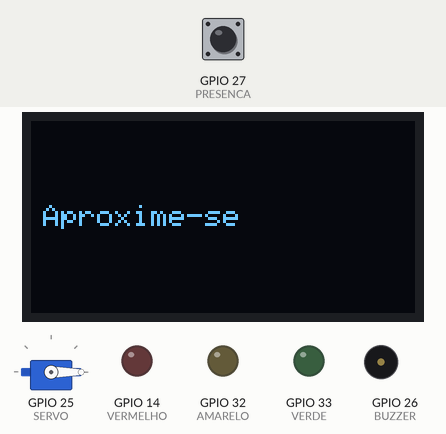
Bench run of a sketch on a simulated ESP32. On the bench: servo, 128×64 one-colour display, output pins drawn as LEDs (lit = HIGH), buzzer (waves = sounding, pin HIGH). Dashed ring = blinking. The test bench sets the inputs (shaded band); at power-on: GPIO 27 (PRESENCA) HIGH. What the sketch prints to the serial monitor is not drawn.

Above: at 1.2 s.
1.3 s: GPIO 27 (PRESENCA) pulled LOW for 1 s
At 1.92 s:
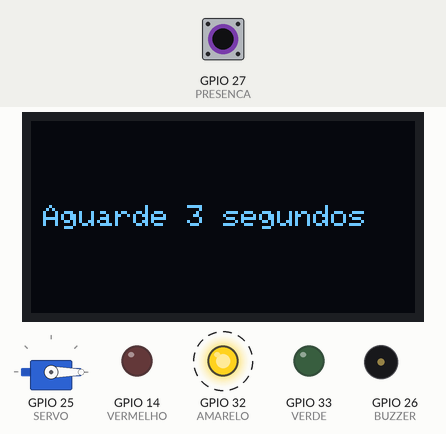
3.8 s: GPIO 27 (PRESENCA) pulled LOW for 3.2 s
At 6.93 s:
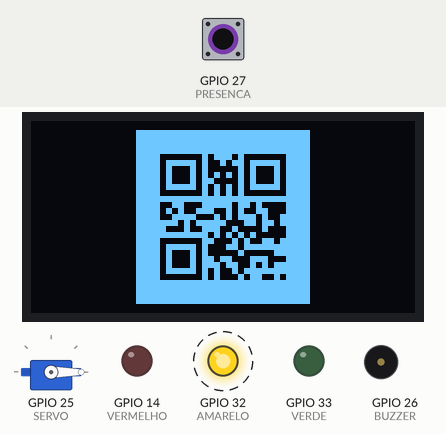
Timing chart, 0 to 8.5 s (numbered marks = the images above; inputs shaded):
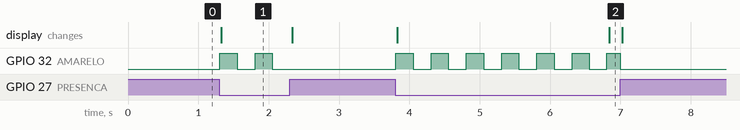

Measured:
- after the input at 1.3 s, GPIO 32 (AMARELO): alternates HIGH for 0.25 s and LOW for 0.26 s, 4 changes in all, then stays LOW, starting at once; the display: changes at once (image 1)
- after the input at 3.8 s, GPIO 32 (AMARELO): alternates HIGH for 0.25 s and LOW for 0.26 s, 14 changes in all, then stays LOW, starting at once; the display: first changes at once (image 2 shows a later state)

The sketch:

controle_acesso.ino
```cpp
// Versao para bancada, derivada do Wokwi. Validar na montagem atual.
// RC522 desativado enquanto aguarda revisao de solda; use L/N.
#define ATIVAR_RFID 0

#include <Wire.h>
#include <Adafruit_GFX.h>
#include <Adafruit_SSD1306.h>
#include <ESP32Servo.h>
#include <SPI.h>
#include <MFRC522.h>

const int PRESENCA=27, SERVO=25, BUZZER=26;
const int AMARELO=32, VERDE=33, VERMELHO=14;
const int OLED_SDA=21, OLED_SCL=13;
const int RFID_CS=5, RFID_RST=22;
const int RFID_SCK=18, RFID_MISO=19, RFID_MOSI=23;
Adafruit_SSD1306 display(128,64,&Wire,-1);
Servo trinco;
MFRC522 leitor(RFID_CS,RFID_RST);
const int TRAVADO=0, DESTRAVADO=90;
const unsigned long TEMPO_PRESENCA=3000, TEMPO_TRINCO=3000;
const byte TAG_AUTORIZADA[]={0x01,0x02,0x03,0x04};
enum Estado { ESPERANDO, CONFIRMANDO, QR_VISIVEL, LIBERADO, NEGADO, ENCERRADO };
Estado estado=ESPERANDO;
unsigned long inicioEstado=0;
const uint32_t qr[]={
0b111111101000101111111,
0b100000101101001000001,
0b101110101111101011101,
0b101110101010101011101,
0b101110100111101011101,
0b100000101010101000001,
0b111111101010101111111,
0b000000000000000000000,
0b110011100000100101111,
0b101011000110101100111,
0b110000111010100010110,
0b000101000001110010010,
0b011101100011011110111,
0b000000001010101011111,
0b111111100111010110010,
0b100000101110010000000,
0b101110101111101111100,
0b101110100100111000111,
0b101110100010011010100,
0b100000101011010000000,
0b111111101011101001101
};
void mostrarMensagem(const char* mensagem){
 display.clearDisplay(); display.setTextSize(1);
 display.setTextColor(SSD1306_WHITE); display.setCursor(4,28);
 display.print(mensagem); display.display();
}
void mostrarQR(){
 display.clearDisplay(); display.fillRect(35,3,58,58,SSD1306_WHITE);
 for(int linha=0;linha<21;linha++)
  for(int coluna=0;coluna<21;coluna++)
   if((qr[linha]>>(20-coluna))&1u)
    display.fillRect(43+coluna*2,11+linha*2,2,2,SSD1306_BLACK);
 display.display();
}
void atualizarLeds(){
 bool pisca=estado==CONFIRMANDO && ((millis()-inicioEstado)/250)%2==0;
 digitalWrite(AMARELO,estado==QR_VISIVEL || pisca);
 digitalWrite(VERDE,estado==LIBERADO); digitalWrite(VERMELHO,estado==NEGADO);
}
void mudarEstado(Estado novo){
 estado=novo; inicioEstado=millis(); atualizarLeds();
}
void tocarBipes(int quantidade){
 // Sinalizacao sonora testada: um bipe libera, tres negam.
 for(int bipe=0;bipe<quantidade;bipe++){
  for(int ciclo=0;ciclo<200;ciclo++){
   digitalWrite(BUZZER,HIGH); delayMicroseconds(250);
   digitalWrite(BUZZER,LOW); delayMicroseconds(250);
  }
  if(bipe+1<quantidade) delay(90);
 }
}

bool podeReceberDecisao(){
 return estado==QR_VISIVEL && digitalRead(PRESENCA)==LOW;
}
void liberarAcesso(){
 Serial.println("Decisao de teste: ACESSO LIBERADO.");
 trinco.write(DESTRAVADO); mudarEstado(LIBERADO);
 mostrarMensagem("Acesso liberado"); tocarBipes(1);
}
void negarAcesso(){
 Serial.println("Decisao de teste: ACESSO NEGADO.");
 trinco.write(TRAVADO); mudarEstado(NEGADO);
 mostrarMensagem("Acesso negado"); tocarBipes(3);
}
bool tagAutorizada(){
 if(leitor.uid.size!=sizeof(TAG_AUTORIZADA)) return false;
 for(byte i=0;i<leitor.uid.size;i++)
  if(leitor.uid.uidByte[i]!=TAG_AUTORIZADA[i]) return false;
 return true;
}
void lerTag(){
 if(!leitor.PICC_IsNewCardPresent() || !leitor.PICC_ReadCardSerial()) return;
 Serial.print("UID da tag: ");
 for(byte i=0;i<leitor.uid.size;i++){
  if(i>0) Serial.print(':');
  if(leitor.uid.uidByte[i]<0x10) Serial.print('0');
  Serial.print(leitor.uid.uidByte[i],HEX);
 }
 Serial.println();
 bool autorizada=tagAutorizada();
 leitor.PICC_HaltA(); leitor.PCD_StopCrypto1();
 if(!podeReceberDecisao()){
  Serial.println("Tag lida, mas aguarde a confirmacao de presenca e o QR.");
  Serial.println("Depois, retire e apresente a tag novamente.");
  return;
 }
 Serial.println("Verificando UID na lista local de teste...");
 if(autorizada) liberarAcesso(); else negarAcesso();
}
void setup(){
 Serial.begin(115200); pinMode(PRESENCA,INPUT_PULLUP);
 pinMode(BUZZER,OUTPUT); pinMode(AMARELO,OUTPUT);
 pinMode(VERDE,OUTPUT); pinMode(VERMELHO,OUTPUT);
 digitalWrite(BUZZER,LOW); atualizarLeds();
 trinco.setPeriodHertz(50); trinco.attach(SERVO,500,2400); trinco.write(TRAVADO);
 Wire.begin(OLED_SDA,OLED_SCL);
 if(!display.begin(SSD1306_SWITCHCAPVCC,0x3C,true,false)){
  Serial.println("Falha ao iniciar o OLED."); while(true) delay(100);
 }
 #if ATIVAR_RFID
 SPI.begin(RFID_SCK,RFID_MISO,RFID_MOSI,RFID_CS); leitor.PCD_Init();
#endif
 mostrarMensagem("Aproxime-se");
 Serial.println("\n--- CONTROLE DE ACESSO: TESTE LOCAL ---");
 Serial.println("L = liberar | N = negar");
 Serial.println("Tag autorizada: 01:02:03:04");
 Serial.println("Outros UIDs serao negados.");
 Serial.println("Ative a presenca e aguarde 3 segundos.");
}
void loop(){
 bool presente=digitalRead(PRESENCA)==LOW;
 if(estado==LIBERADO){
  if(millis()-inicioEstado>=TEMPO_TRINCO){
   trinco.write(TRAVADO); mudarEstado(presente?ENCERRADO:ESPERANDO);
   mostrarMensagem(presente?"Trinco fechado":"Aproxime-se");
   Serial.println("Trinco fechado.");
   if(presente) Serial.println("Retire a presenca para iniciar outra tentativa.");
  }
 }else if(!presente){
  if(estado!=ESPERANDO){
   mudarEstado(ESPERANDO); mostrarMensagem("Aproxime-se");
   Serial.println("Sistema pronto para nova aproximacao.");
  }
 }else if(estado==ESPERANDO){
  mudarEstado(CONFIRMANDO); mostrarMensagem("Aguarde 3 segundos");
  Serial.println("Confirmando presenca...");
 }else if(estado==CONFIRMANDO && millis()-inicioEstado>=TEMPO_PRESENCA){
  mudarEstado(QR_VISIVEL); mostrarQR();
  Serial.println("QR visivel. Apresente a tag ou envie L/N.");
 }
 atualizarLeds();
#if ATIVAR_RFID
 lerTag();
#endif
 while(Serial.available()>0){
  char comando=Serial.read();

  if(comando=='L'||comando=='l'||comando=='N'||comando=='n'){
   if(!podeReceberDecisao()){
    Serial.println("Comando ignorado: aguarde o QR."); continue;
   }
   if(comando=='L'||comando=='l') liberarAcesso(); else negarAcesso();
  }
 }
 delay(10);
}
```
